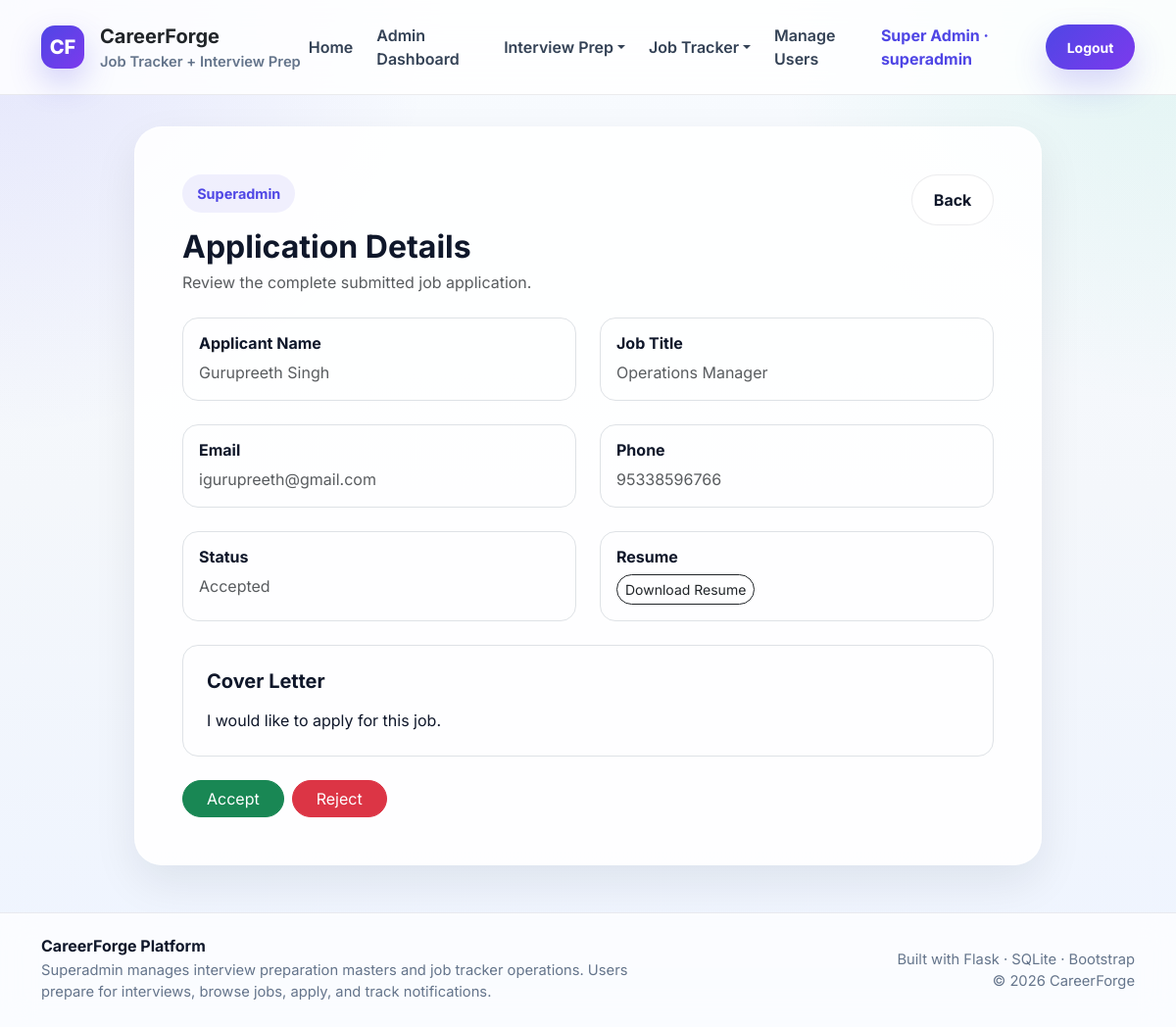
The page /superadmin/application/1 (signed in) on the database its author committed.
### tables this page shows
CREATE TABLE job_applications (
            id INTEGER PRIMARY KEY AUTOINCREMENT,
            job_id INTEGER NOT NULL,
            user_id INTEGER NOT NULL,
            full_name TEXT,
            email TEXT,
            phone TEXT,
            resume TEXT,
            cover_letter TEXT,
            status TEXT DEFAULT 'Pending',
            created_at TIMESTAMP DEFAULT CURRENT_TIMESTAMP,
            FOREIGN KEY (job_id) REFERENCES jobs(id) ON DELETE CASCADE,
            FOREIGN KEY (user_id) REFERENCES users(id) ON DELETE CASCADE
        );

CREATE TABLE jobs (
            id INTEGER PRIMARY KEY AUTOINCREMENT,
            title TEXT NOT NULL,
            company TEXT,
            location TEXT,
            salary TEXT,
            description TEXT,
            is_active INTEGER DEFAULT 1,
            created_by INTEGER,
            created_at TIMESTAMP DEFAULT CURRENT_TIMESTAMP,
            FOREIGN KEY (created_by) REFERENCES users(id)
        );

### app.py (the view)
@app.route("/superadmin/application/<int:application_id>")
@login_required
@role_required("superadmin")
def single_application(application_id):
    db = get_db()
    application = db.execute(
        """
        SELECT ja.*, j.title, j.company, j.location, u.full_name AS user_full_name
        FROM job_applications ja
        JOIN jobs j ON ja.job_id = j.id
        JOIN users u ON ja.user_id = u.id
        WHERE ja.id = ?
        """,
        (application_id,),
    ).fetchone()
    if not application:
        flash("Application not found.", "danger")
        return redirect(url_for("all_applications"))
    return render_template("single_application.html", application=application)

### app.py (called while the page is built)
def get_db():
    if "db" not in g:
        g.db = sqlite3.connect(DATABASE)
        g.db.row_factory = sqlite3.Row
        g.db.execute("PRAGMA foreign_keys = ON")
    return g.db

def login_required(f):
    @wraps(f)
    def decorated_function(*args, **kwargs):
        if "user_id" not in session:
            flash("Please login first.", "warning")
            return redirect(url_for("login"))
        return f(*args, **kwargs)
    return decorated_function

def role_required(required_role):
    def decorator(f):
        @wraps(f)
        def decorated_function(*args, **kwargs):
            if "user_id" not in session:
                flash("Please login first.", "warning")
                return redirect(url_for("login"))
            if session.get("role") != required_role:
                flash("You are not authorized to access this page.", "danger")
                return redirect(url_for("login"))
            return f(*args, **kwargs)
        return decorated_function
    return decorator

@app.context_processor
def inject_user():
    unread_notifications = 0
    if "user_id" in session:
        try:
            db = get_db()
            unread_notifications = db.execute(
                """
                SELECT COUNT(*) AS count
                FROM notifications
                WHERE user_id = ? AND is_read = 0
                """,
                (session.get("user_id"),),
            ).fetchone()["count"]
        except Exception:
            unread_notifications = 0
    return {
        "current_user_name": session.get("full_name"),
        "current_user_role": session.get("role"),
        "current_user_id": session.get("user_id"),
        "is_logged_in": "user_id" in session,
        "unread_notifications_count": unread_notifications,
    }

### templates/single_application.html (shortened to what this page needs)
{% extends "base.html" %}
{% block content %}
<div class="row justify-content-center">
    <div class="col-lg-10">
        <div class="glass-card p-4 p-md-5">
            <div class="d-flex justify-content-between align-items-start flex-wrap gap-2 mb-4">
                <div>
                    <span class="section-pill">Superadmin</span>
                    <h2 class="fw-bold mt-3 mb-1">Application Details</h2>
                    <p class="text-muted mb-0">Review the complete submitted job application.</p>
                </div>
                <a href="{{ url_for('all_applications') }}" class="btn btn-light-soft">Back</a>
            </div>
            <div class="row g-4">
                <div class="col-md-6">
                    <div class="border rounded-4 p-3 h-100">
                        <h6 class="fw-bold">Applicant Name</h6>
                        <p class="mb-0 text-muted">{{ application.full_name }}</p>
                    </div>
                </div>
                <div class="col-md-6">
                    <div class="border rounded-4 p-3 h-100">
                        <h6 class="fw-bold">Job Title</h6>
                        <p class="mb-0 text-muted">{{ application.title }}</p>
                    </div>
                </div>
                <div class="col-md-6">
                    <div class="border rounded-4 p-3 h-100">
                        <h6 class="fw-bold">Email</h6>
                        <p class="mb-0 text-muted">{{ application.email }}</p>
                    </div>
                </div>
                <div class="col-md-6">
                    <div class="border rounded-4 p-3 h-100">
                        <h6 class="fw-bold">Phone</h6>
                        <p class="mb-0 text-muted">{{ application.phone }}</p>
                    </div>
                </div>
                <div class="col-md-6">
                    <div class="border rounded-4 p-3 h-100">
                        <h6 class="fw-bold">Status</h6>
                        <p class="mb-0 text-muted">{{ application.status }}</p>
                    </div>
                </div>
                <div class="col-md-6">
                    <div class="border rounded-4 p-3 h-100">
                        <h6 class="fw-bold">Resume</h6>
                        {% if application.resume %}
                        <a href="{{ url_for('download_resume', filename=application.resume) }}"
                            class="btn btn-sm btn-outline-dark rounded-pill">Download Resume</a>
                        {% else %}
                        <p class="mb-0 text-muted">No resume uploaded.</p>
                        {% endif %}
                    </div>
                </div>
                <div class="col-12">
                    <div class="border rounded-4 p-4">
                        <h5 class="fw-bold mb-3">Cover Letter</h5>
                        <p class="mb-0" style="white-space: pre-line;">{{ application.cover_letter or 'No cover letter
                            submitted.' }}</p>
                    </div>
                </div>
            </div>
            <div class="d-flex flex-wrap gap-2 mt-4">
                <a href="{{ url_for('update_application', app_id=application.id, status='Accepted') }}"
                    class="btn btn-success rounded-pill px-4">Accept</a>
                <a href="{{ url_for('update_application', app_id=application.id, status='Rejected') }}"
                    class="btn btn-danger rounded-pill px-4">Reject</a>
            </div>
        </div>
    </div>
</div>
{% endblock %}

### templates/base.html (style rules this page uses)
:root { --text: #0f172a; --muted: #64748b; --line: rgba(15, 23, 42, 0.08); --card: rgba(255, 255, 255, 0.88); --primary: #4f46e5; --primary-2: #7c3aed; --success: #059669; --warning: #d97706; --danger: #dc2626; }
body { margin: 0; font-family: "Inter", sans-serif; color: var(--text); background: radial-gradient(circle at top left, rgba(79, 70, 229, 0.12), transparent 28%), radial-gradient(circle at top right, rgba(16, 185, 129, 0.10), transparent 26%), linear-gradient(180deg, #f8fbff 0%, #f4f7fb 48%, #eef4ff 100%); min-height: 100vh; }
.btn-light-soft { background: rgba(255, 255, 255, 0.9); color: var(--text); border: 1px solid var(--line); border-radius: 999px; font-weight: 700; padding: 0.8rem 1.35rem; }
.glass-card { background: var(--card); border: 1px solid rgba(255, 255, 255, 0.7); box-shadow: 0 18px 45px rgba(15, 23, 42, 0.08); border-radius: 28px; }
.section-pill { display: inline-flex; align-items: center; gap: .5rem; border-radius: 999px; padding: .55rem .95rem; background: rgba(79, 70, 229, 0.08); color: var(--primary); font-size: .9rem; font-weight: 700; }

### rows shown on the page
job_applications: full_name "Gurupreeth Singh", email "igurupreeth@gmail.com", phone "95338596766", status "Accepted", cover_letter "I would like to apply for this job."
jobs: title "Operations Manager"

### other values the page prints
{{ current_user_name }} "Super Admin"
{{ current_user_role }} "superadmin"
